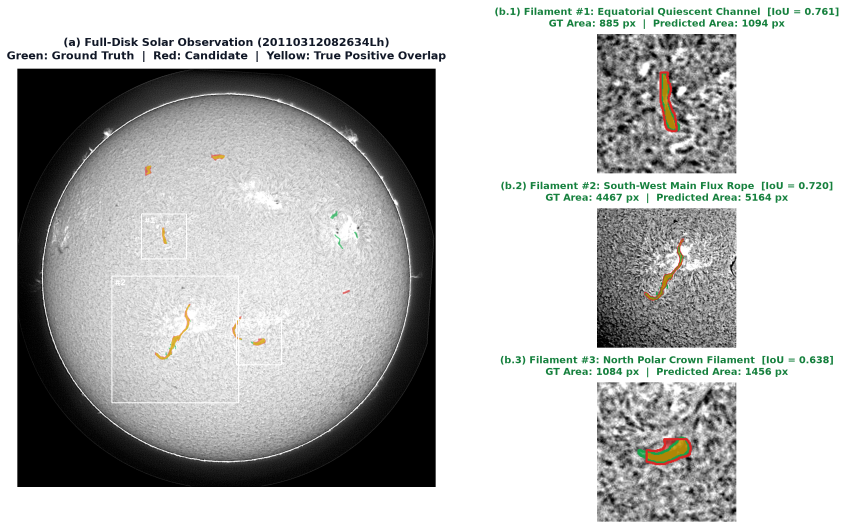
#> input picture segmentation_examples.png, 2537 x 1585 px (shown at 1/3 size)
$ python -i step1_solar_norm.py   (imports and definitions only)
#> lines starting #> are read from the running program, lines starting #| are printed output that depends on the picture; after the words box and inside, x2 and y2 are one past the last pixel; in counts of white or black regions, pixels touching at a corner belong together
"""
Step 1: Solar Disk Fitting, Photometric Normalization & Limb Darkening Correction (LDC).
Synthesis of robust photometric statistics, Bernasconi et al. astrophysical flattening,
and Kasa robust circle fitting.
"""

from __future__ import annotations
import math
from typing import Dict, Tuple, Optional, Any
from dataclasses import dataclass

import cv2
import numpy as np


@dataclass(frozen=True)
class SolarGeometry:
    cx: float
    cy: float
    radius: float
    disk_mean: float
    disk_std: float
    disk_thr: float


def compute_disk_stats_robust(img: np.ndarray) -> Tuple[float, float, float]:
    """
    Computes (mean, std + 1e-6, threshold) of solar-disk pixels above 0.3 x 99th percentile.
    Robust disk statistics calculation.
    """
    thr = float(0.3 * np.percentile(img, 99))
    mask = img > thr
    vals = img[mask].astype(np.float32)
    mean_val = float(vals.mean())
    std_val = float(vals.std() + 1e-6)
    return mean_val, std_val, thr


def fit_solar_disk_circle(img: np.ndarray, thr: Optional[float] = None) -> Tuple[float, float, float]:
    """
    Fits exact solar disk circle (cx, cy, radius) using Canny edge detection around the solar limb
    and Kasa algebraic least-squares circle fitting with outlier rejection.
    """
    H, W = img.shape
    if thr is None:
        thr = float(0.3 * np.percentile(img, 99))

    blurred = cv2.GaussianBlur(img, (0, 0), sigmaX=3.0)
    edges = cv2.Canny(blurred, 30, 80)

    ys, xs = np.nonzero(img > thr)
    if len(ys) < 100:
        return W / 2.0, H / 2.0, min(H, W) * 0.44

    dist_approx = np.hypot(xs - (W / 2.0), ys - (H / 2.0))
    r_est = float(np.percentile(dist_approx, 98.0))

    ey, ex = np.nonzero(edges)
    e_dist = np.hypot(ex - (W / 2.0), ey - (H / 2.0))
    valid_e = (e_dist > r_est - 60.0) & (e_dist < r_est + 60.0)

    ex_v = ex[valid_e].astype(np.float64)
    ey_v = ey[valid_e].astype(np.float64)

    if len(ex_v) < 20:
        # Fallback to minimum enclosing circle of thresholded mask
        contours, _ = cv2.findContours((img > thr).astype(np.uint8), cv2.RETR_EXTERNAL, cv2.CHAIN_APPROX_SIMPLE)
        if contours:
            c = max(contours, key=cv2.contourArea)
            (cx, cy), radius = cv2.minEnclosingCircle(c)
            return float(cx), float(cy), float(radius)
        return W / 2.0, H / 2.0, min(H, W) * 0.44

    # Kasa algebraic circle fit
    design = np.column_stack([ex_v, ey_v, np.ones(len(ex_v), dtype=np.float64)])
    target = -(ex_v ** 2 + ey_v ** 2)
    sol, _, _, _ = np.linalg.lstsq(design, target, rcond=None)
    d, e, f = sol
    cx = -d / 2.0
    cy = -e / 2.0
    radius_sq = cx ** 2 + cy ** 2 - f
    radius = math.sqrt(max(radius_sq, 100.0))

    # Reject outliers if residual exceeds 3 px
    residuals = np.abs(np.hypot(ex_v - cx, ey_v - cy) - radius)
    inliers = residuals < 4.0
    if inliers.sum() > 20:
        design_in = np.column_stack([ex_v[inliers], ey_v[inliers], np.ones(int(inliers.sum()), dtype=np.float64)])
        target_in = -(ex_v[inliers] ** 2 + ey_v[inliers] ** 2)
        sol, _, _, _ = np.linalg.lstsq(design_in, target_in, rcond=None)
        d, e, f = sol
        cx = -d / 2.0
        cy = -e / 2.0
        radius = math.sqrt(max(cx ** 2 + cy ** 2 - f, 100.0))

    return float(cx), float(cy), float(radius)


def compute_radial_ldc_profile(
    img: np.ndarray,
    cx: float,
    cy: float,
    radius: float,
    n_bins: int = 100,
) -> Tuple[np.ndarray, np.ndarray]:
    """
    Computes median radial background intensity profile I_bg(r) and absorption depth map:
    A(y, x) = 1.0 - (I(y, x) / I_bg(r(y, x)))
    """
    H, W = img.shape
    Y, X = np.ogrid[:H, :W]
    r_map = np.hypot(X - cx, Y - cy) / max(radius, 1.0)
    inside = r_map <= 0.995

    bins = np.clip((r_map[inside] * n_bins).astype(np.int32), 0, n_bins - 1)
    vals = img[inside].astype(np.float32)

    profile = np.ones(n_bins, dtype=np.float32) * 128.0
    order = np.argsort(bins, kind="stable")
    bins_sorted, vals_sorted = bins[order], vals[order]
    edges = np.searchsorted(bins_sorted, np.arange(n_bins + 1))

    for b in range(n_bins):
        lo, hi = edges[b], edges[b + 1]
        if hi > lo:
            profile[b] = np.median(vals_sorted[lo:hi])

    # Interpolate missing bins and smooth
    valid = profile > 0
    if valid.any():
        profile = np.interp(np.arange(n_bins), np.flatnonzero(valid), profile[valid])
    kernel = np.ones(5, dtype=np.float32) / 5.0
    profile = np.convolve(profile, kernel, mode="same")
    profile[profile <= 0] = 1.0

    # Build full resolution background intensity map
    bin_grid = np.clip((r_map * n_bins).astype(np.int32), 0, n_bins - 1)
    expected_bg = profile[bin_grid]

    # Normalized absorption depth: 0 at quiet Sun background, > 0 for dark absorption filaments
    absorption = np.clip(1.0 - (img.astype(np.float32) / np.maximum(expected_bg, 1.0)), 0.0, 1.0)
    absorption[r_map > 1.0] = 0.0

    return profile, absorption


def process_image_step1(
    img: np.ndarray,
) -> Tuple[SolarGeometry, np.ndarray, np.ndarray]:
    """
    Master Step 1 processing:
    Returns:
    1. SolarGeometry: cx, cy, radius, disk_mean, disk_std, disk_thr
    2. dense_norm_img: float32 array clipped to [-6.0, 4.0] (exact for dense U-Nets)
    3. absorption_map: float32 array in [0.0, 1.0] representing intrinsic chromospheric absorption
    """
    mean_val, std_val, thr = compute_disk_stats_robust(img)
    cx, cy, radius = fit_solar_disk_circle(img, thr=thr)

    # Standard dense normalization
    dense_norm_img = np.clip((img.astype(np.float32) - mean_val) / std_val, -6.0, 4.0)

    # Solar physics LDC absorption map
    _, absorption_map = compute_radial_ldc_profile(img, cx, cy, radius, n_bins=100)

    geom = SolarGeometry(
        cx=cx,
        cy=cy,
        radius=radius,
        disk_mean=mean_val,
        disk_std=std_val,
        disk_thr=thr,
    )
    return geom, dense_norm_img, absorption_map

>>> import cv2
>>> picture = cv2.imread('../segmentation_examples.png', cv2.IMREAD_GRAYSCALE)
#> picture: shape (1585, 2537); min 0, max 255, mean 186.3
>>> result = process_image_step1(picture)
#> in compute_disk_stats_robust, `thr = float(0.3 * np.percentile(img, 99))`: thr = 76.5
#> in compute_disk_stats_robust, `mask = img > thr`:
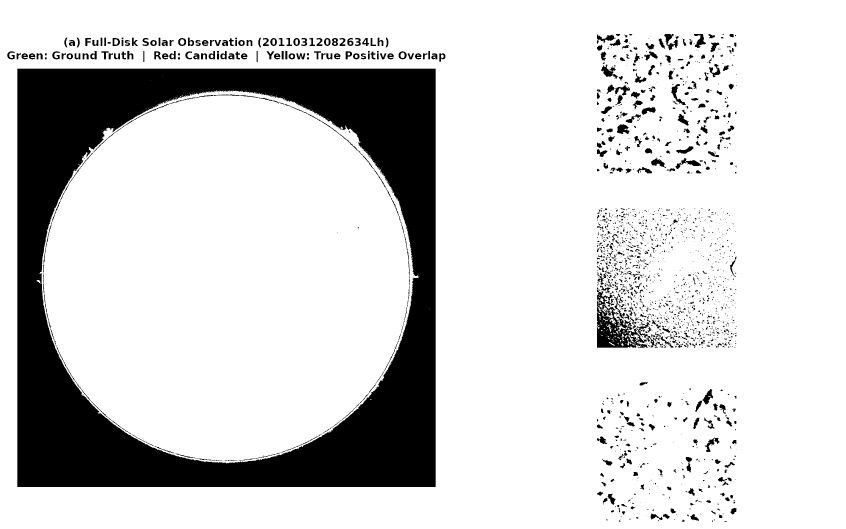
#> mask: shape (1585, 2537) bool (shown at 1/3 size); 82.8% white; 2084 black regions (1495 under 20 px), largest, box (x1, y1, x2, y2) and area: (52, 206, 1307, 1461) 598291, (1791, 868, 1949, 1043) 11080, (508, 283, 1229, 856) 2020
#> in compute_disk_stats_robust, `mean_val = float(vals.mean())`: mean_val = 221.3
#> in compute_disk_stats_robust, `std_val = float(vals.std() + 1e-6)`: std_val = 48.59
#> in process_image_step1, `mean_val, std_val, thr = compute_disk_stats_robust(img)`: mean_val = 221.3; std_val = 48.59; thr = 76.5
#> in fit_solar_disk_circle, `edges = cv2.Canny(blurred, 30, 80)`:
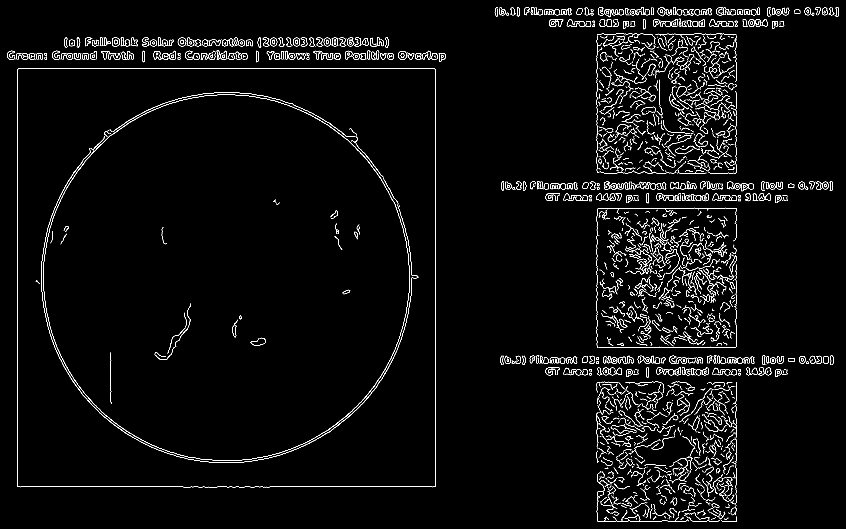
#> edges: shape (1585, 2537) (shown at 1/3 size); 2.1% white in thin lines or dots
#> in fit_solar_disk_circle, `r_est = float(np.percentile(dist_approx, 98.0))`: r_est = 1377
#> in fit_solar_disk_circle, `ex_v = ex[valid_e].astype(np.float64)`: ex_v = 1211 values, max 2495 at index 457, min 21 at index 576, mean 956
#> in fit_solar_disk_circle, `ey_v = ey[valid_e].astype(np.float64)`: ey_v = 1211 values from 22 to 1461
#> in fit_solar_disk_circle, `design = np.column_stack([ex_v, ey_v, np.ones(len(ex_v), dtype=np.floa..`: design = 1211 rows, first 8: [2448, 22, 1], [2449, 22, 1], [2450, 22, 1], [2451, 22, 1], [2452, 22, 1], [2453, 22, 1], [2454, 22, 1], [2455, 22, 1]
#> in fit_solar_disk_circle, `target = -(ex_v ** 2 + ey_v ** 2)`: target = 1211 values, max -24260 at index 458, min -6227050 at index 457, mean -2644738.4
#> in fit_solar_disk_circle, `sol, _, _, _ = np.linalg.lstsq(design, target, rcond=None)`: sol = [-2573.7, -1584.3, 411512.7]
#> in fit_solar_disk_circle, `d, e, f = sol`: d = -2573.7; e = -1584.3; f = 411512.7
#> in fit_solar_disk_circle, `cx = -d / 2.0`: cx = 1286.8
#> in fit_solar_disk_circle, `cy = -e / 2.0`: cy = 792.2
#> in fit_solar_disk_circle, `radius_sq = cx ** 2 + cy ** 2 - f`: radius_sq = 1871975
#> in fit_solar_disk_circle, `radius = math.sqrt(max(radius_sq, 100.0))`: radius = 1368.2
#> in fit_solar_disk_circle, `residuals = np.abs(np.hypot(ex_v - cx, ey_v - cy) - radius)`: residuals = 1211 values, max 66.34 at index 278, min 0.0332 at index 44, mean 23.85
#> in fit_solar_disk_circle, `design_in = np.column_stack([ex_v[inliers], ey_v[inliers], np.ones(int..`: design_in = 121 rows, first 8: [2419, 23, 1], [2420, 23, 1], [2421, 23, 1], [2422, 23, 1], [2423, 23, 1], [2418, 24, 1], [2419, 24, 1], [2417, 25, 1]
#> in fit_solar_disk_circle, `target_in = -(ex_v[inliers] ** 2 + ey_v[inliers] ** 2)`: target_in = 121 values, max -30322 at index 48, min -5940994 at index 47, mean -2807036.4
#> in fit_solar_disk_circle, `sol, _, _, _ = np.linalg.lstsq(design_in, target_in, rcond=None)`: sol = [-2575.2, -1586.5, 415089.1]
#> in fit_solar_disk_circle, `d, e, f = sol`: d = -2575.2; e = -1586.5; f = 415089.1
#> in fit_solar_disk_circle, `cx = -d / 2.0`: cx = 1287.6
#> in fit_solar_disk_circle, `cy = -e / 2.0`: cy = 793.2
#> in process_image_step1, `cx, cy, radius = fit_solar_disk_circle(img, thr=thr)`: cx = 1287.6; cy = 793.2; radius = 1368.2
#> in compute_radial_ldc_profile, `r_map = np.hypot(X - cx, Y - cy) / max(radius, 1.0)`:
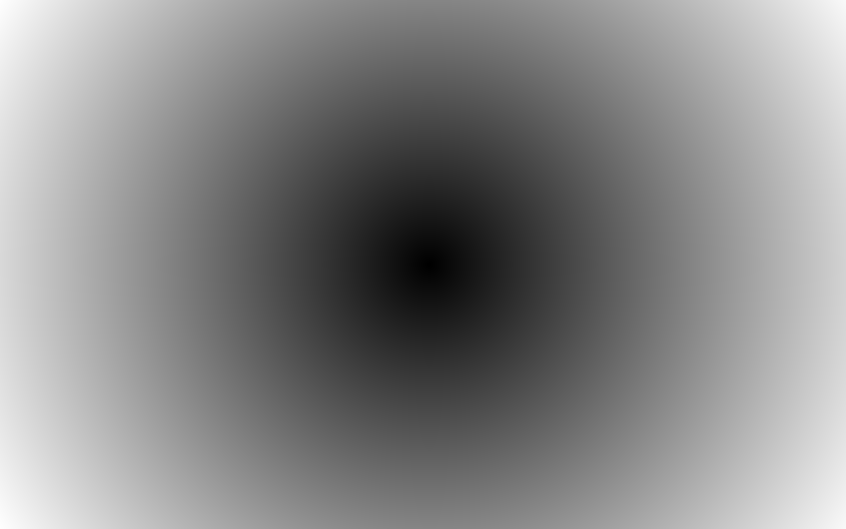
#> r_map: shape (1585, 2537) float64 (shown at 1/3 size); min 0.000347, max 1.11, mean 0.586; drawn with min black and max white
#> in compute_radial_ldc_profile, `inside = r_map <= 0.995`:
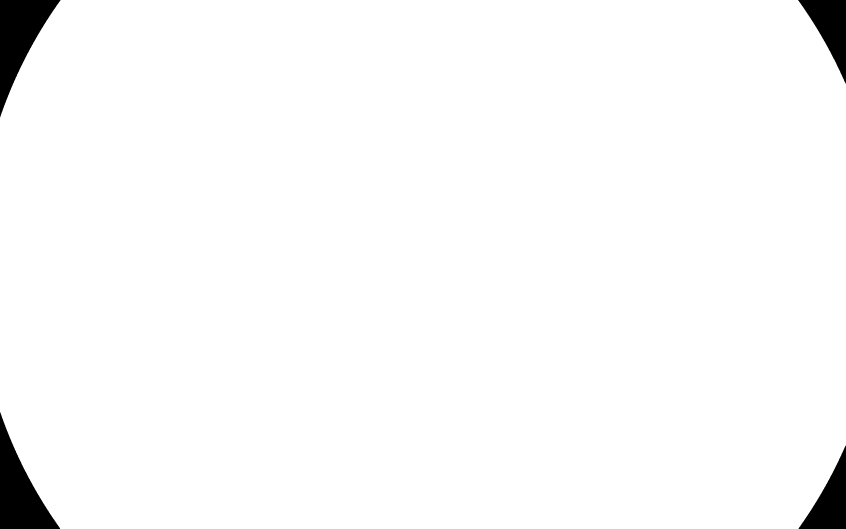
#> inside: shape (1585, 2537) bool (shown at 1/3 size); 97.8% white; 4 black regions, box (x1, y1, x2, y2) and area: (0, 0, 182, 352) 28278, (0, 1236, 180, 1585) 27827, (2394, 0, 2537, 251) 16506, (2396, 1337, 2537, 1585) 16154
#> in compute_radial_ldc_profile, `edges = np.searchsorted(bins_sorted, np.arange(n_bins + 1))`: edges = 101 values from 0 to 3932380
#> the loop in compute_radial_ldc_profile, `for b in range(n_bins):` made 100 passes
#> (lo, hi) on passes 1 to 12: (0, 588), (588, 2351), (2351, 5292), (5292, 9412), (9412, 14695), (14695, 21173), (21173, 28820), (28820, 37631), (37631, 47636), (47636, 58815), (58815, 71158), (71158, 84685)
#> after the loop in compute_radial_ldc_profile, `for b in range(n_bins):`: profile = 100 values, max 255 at index 19, min 23 at index 0, mean 218.4
#> in compute_radial_ldc_profile, `profile = np.convolve(profile, kernel, mode="same")`: profile = 100 values, max 255 at index 82, min 18.2 at index 0, mean 216.7
#> in compute_radial_ldc_profile, `bin_grid = np.clip((r_map * n_bins).astype(np.int32), 0, n_bins - 1)`:
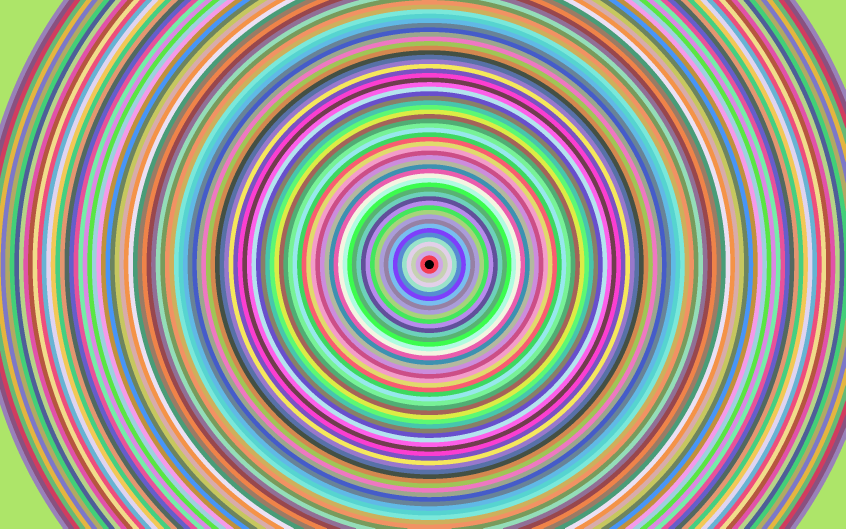
#> bin_grid: shape (1585, 2537) int32 (shown at 1/3 size); 100 distinct labels, from 0 to 99; one colour per label, 0 black
#> in compute_radial_ldc_profile, `expected_bg = profile[bin_grid]`:
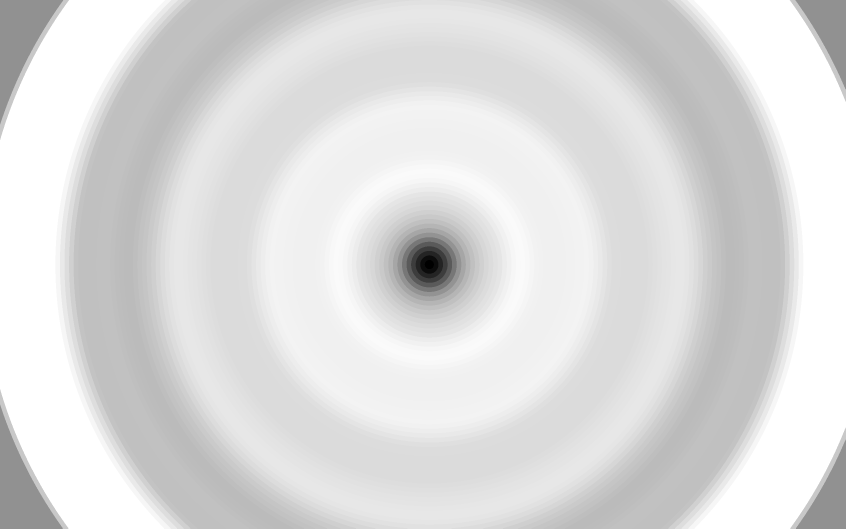
#> expected_bg: shape (1585, 2537) float64 (shown at 1/3 size); min 18.2, max 255, mean 224.2; drawn with min black and max white
#> in compute_radial_ldc_profile, `absorption = np.clip(1.0 - (img.astype(np.float32) / np.maximum(expect..`:
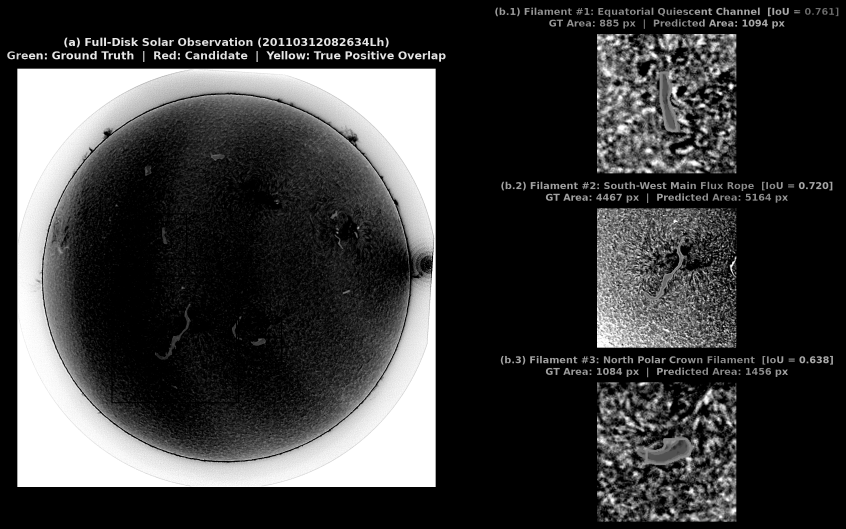
#> absorption: shape (1585, 2537) float64 (shown at 1/3 size); min 0, max 1, mean 0.229
